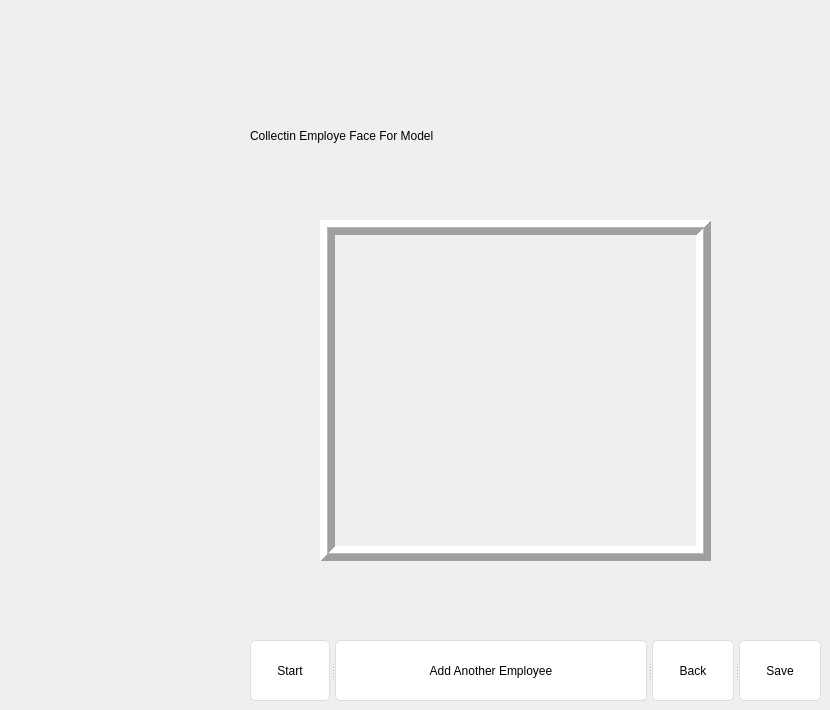
     <widget class="QWidget" name="CapturePage">
      <widget class="QLabel" name="label_25">
       <property name="geometry">
        <rect>
         <x>320</x>
         <y>220</y>
         <width>391</width>
         <height>341</height>
        </rect>
       </property>
       <property name="frameShape">
        <enum>QFrame::Box</enum>
       </property>
       <property name="frameShadow">
        <enum>QFrame::Raised</enum>
       </property>
       <property name="lineWidth">
        <number>7</number>
       </property>
       <property name="midLineWidth">
        <number>1</number>
       </property>
       <property name="text">
        <string/>
       </property>
      </widget>
      <widget class="QLabel" name="label_3">
       <property name="geometry">
        <rect>
         <x>250</x>
         <y>100</y>
         <width>521</width>
         <height>71</height>
        </rect>
       </property>
       <property name="text">
        <string>Collectin Employe Face For Model</string>
       </property>
      </widget>
      <widget class="QLabel" name="Error">
       <property name="geometry">
        <rect>
         <x>240</x>
         <y>470</y>
         <width>421</width>
         <height>20</height>
        </rect>
       </property>
       <property name="text">
        <string/>
       </property>
      </widget>
      <widget class="QSplitter" name="splitter_3">
       <property name="geometry">
        <rect>
         <x>250</x>
         <y>640</y>
         <width>571</width>
         <height>61</height>
        </rect>
       </property>
       <property name="frameShape">
        <enum>QFrame::NoFrame</enum>
       </property>
       <property name="orientation">
        <enum>Qt::Horizontal</enum>
       </property>
       <property name="handleWidth">
        <number>5</number>
       </property>
       <property name="childrenCollapsible">
        <bool>true</bool>
       </property>
       <widget class="QPushButton" name="Start_btn">
        <property name="styleSheet">
         <string notr="true">QPushButton{
	font: 25 16pt &quot;Bahnschrift Light&quot;;
	border-style: solid;
	border-top-color: qlineargradient(spread:pad, x1:0.5, y1:1, x2:0.5, y2:0, stop:0 rgb(215, 215, 215), stop:1 rgb(222, 222, 222));
	border-right-color: qlineargradient(spread:pad, x1:0, y1:0.5, x2:1, y2:0.5, stop:0 rgb(217, 217, 217), stop:1 rgb(227, 227, 227));
	border-left-color: qlineargradient(spread:pad, x1:0, y1:0.5, x2:1, y2:0.5, stop:0 rgb(227, 227, 227), stop:1 rgb(217, 217, 217));
	border-bottom-color: qlineargradient(spread:pad, x1:0.5, y1:1, x2:0.5, y2:0, stop:0 rgb(215, 215, 215), stop:1 rgb(222, 222, 222));
	border-width: 1px;
	border-radius: 5px;
	color: rgb(0,0,0);
	padding: 2px;
	background-color: rgb(255,255,255);
}
QPushButton:hover{
	border-style: solid;
	border-top-color: qlineargradient(spread:pad, x1:0.5, y1:1, x2:0.5, y2:0, stop:0 rgb(195, 195, 195), stop:1 rgb(222, 222, 222));
	border-right-color: qlineargradient(spread:pad, x1:0, y1:0.5, x2:1, y2:0.5, stop:0 rgb(197, 197, 197), stop:1 rgb(227, 227, 227));
	border-left-color: qlineargradient(spread:pad, x1:0, y1:0.5, x2:1, y2:0.5, stop:0 rgb(227, 227, 227), stop:1 rgb(197, 197, 197));
	border-bottom-color: qlineargradient(spread:pad, x1:0.5, y1:1, x2:0.5, y2:0, stop:0 rgb(195, 195, 195), stop:1 rgb(222, 222, 222));
	border-width: 1px;
	border-radius: 5px;
	color: rgb(0,0,0);
	padding: 2px;
	background-color: rgb(255,255,255);
}
QPushButton:pressed{
	border-style: solid;
	border-top-color: qlineargradient(spread:pad, x1:0.5, y1:1, x2:0.5, y2:0, stop:0 rgb(215, 215, 215), stop:1 rgb(222, 222, 222));
	border-right-color: qlineargradient(spread:pad, x1:0, y1:0.5, x2:1, y2:0.5, stop:0 rgb(217, 217, 217), stop:1 rgb(227, 227, 227));
	border-left-color: qlineargradient(spread:pad, x1:0, y1:0.5, x2:1, y2:0.5, stop:0 rgb(227, 227, 227), stop:1 rgb(217, 217, 217));
	border-bottom-color: qlineargradient(spread:pad, x1:0.5, y1:1, x2:0.5, y2:0, stop:0 rgb(215, 215, 215), stop:1 rgb(222, 222, 222));
	border-width: 1px;
	border-radius: 5px;
	color: rgb(0,0,0);
	padding: 2px;
	background-color: rgb(142,142,142);
}
QPushButton:disabled{
	border-style: solid;
	border-top-color: qlineargradient(spread:pad, x1:0.5, y1:1, x2:0.5, y2:0, stop:0 rgb(215, 215, 215), stop:1 rgb(222, 222, 222));
	border-right-color: qlineargradient(spread:pad, x1:0, y1:0.5, x2:1, y2:0.5, stop:0 rgb(217, 217, 217), stop:1 rgb(227, 227, 227));
	border-left-color: qlineargradient(spread:pad, x1:0, y1:0.5, x2:1, y2:0.5, stop:0 rgb(227, 227, 227), stop:1 rgb(217, 217, 217));
	border-bottom-color: qlineargradient(spread:pad, x1:0.5, y1:1, x2:0.5, y2:0, stop:0 rgb(215, 215, 215), stop:1 rgb(222, 222, 222));
	border-width: 1px;
	border-radius: 5px;
	color: #808086;
	padding: 2px;
	background-color: rgb(142,142,142);
}</string>
        </property>
        <property name="text">
         <string>Start</string>
        </property>
       </widget>
       <widget class="QPushButton" name="New_btn">
        <property name="styleSheet">
         <string notr="true">QPushButton{
	font: 25 16pt &quot;Bahnschrift Light&quot;;
	border-style: solid;
	border-top-color: qlineargradient(spread:pad, x1:0.5, y1:1, x2:0.5, y2:0, stop:0 rgb(215, 215, 215), stop:1 rgb(222, 222, 222));
	border-right-color: qlineargradient(spread:pad, x1:0, y1:0.5, x2:1, y2:0.5, stop:0 rgb(217, 217, 217), stop:1 rgb(227, 227, 227));
	border-left-color: qlineargradient(spread:pad, x1:0, y1:0.5, x2:1, y2:0.5, stop:0 rgb(227, 227, 227), stop:1 rgb(217, 217, 217));
	border-bottom-color: qlineargradient(spread:pad, x1:0.5, y1:1, x2:0.5, y2:0, stop:0 rgb(215, 215, 215), stop:1 rgb(222, 222, 222));
	border-width: 1px;
	border-radius: 5px;
	color: rgb(0,0,0);
	padding: 2px;
	background-color: rgb(255,255,255);
}
QPushButton:hover{
	border-style: solid;
	border-top-color: qlineargradient(spread:pad, x1:0.5, y1:1, x2:0.5, y2:0, stop:0 rgb(195, 195, 195), stop:1 rgb(222, 222, 222));
	border-right-color: qlineargradient(spread:pad, x1:0, y1:0.5, x2:1, y2:0.5, stop:0 rgb(197, 197, 197), stop:1 rgb(227, 227, 227));
	border-left-color: qlineargradient(spread:pad, x1:0, y1:0.5, x2:1, y2:0.5, stop:0 rgb(227, 227, 227), stop:1 rgb(197, 197, 197));
	border-bottom-color: qlineargradient(spread:pad, x1:0.5, y1:1, x2:0.5, y2:0, stop:0 rgb(195, 195, 195), stop:1 rgb(222, 222, 222));
	border-width: 1px;
	border-radius: 5px;
	color: rgb(0,0,0);
	padding: 2px;
	background-color: rgb(255,255,255);
}
QPushButton:pressed{
	border-style: solid;
	border-top-color: qlineargradient(spread:pad, x1:0.5, y1:1, x2:0.5, y2:0, stop:0 rgb(215, 215, 215), stop:1 rgb(222, 222, 222));
	border-right-color: qlineargradient(spread:pad, x1:0, y1:0.5, x2:1, y2:0.5, stop:0 rgb(217, 217, 217), stop:1 rgb(227, 227, 227));
	border-left-color: qlineargradient(spread:pad, x1:0, y1:0.5, x2:1, y2:0.5, stop:0 rgb(227, 227, 227), stop:1 rgb(217, 217, 217));
	border-bottom-color: qlineargradient(spread:pad, x1:0.5, y1:1, x2:0.5, y2:0, stop:0 rgb(215, 215, 215), stop:1 rgb(222, 222, 222));
	border-width: 1px;
	border-radius: 5px;
	color: rgb(0,0,0);
	padding: 2px;
	background-color: rgb(142,142,142);
}
QPushButton:disabled{
	border-style: solid;
	border-top-color: qlineargradient(spread:pad, x1:0.5, y1:1, x2:0.5, y2:0, stop:0 rgb(215, 215, 215), stop:1 rgb(222, 222, 222));
	border-right-color: qlineargradient(spread:pad, x1:0, y1:0.5, x2:1, y2:0.5, stop:0 rgb(217, 217, 217), stop:1 rgb(227, 227, 227));
	border-left-color: qlineargradient(spread:pad, x1:0, y1:0.5, x2:1, y2:0.5, stop:0 rgb(227, 227, 227), stop:1 rgb(217, 217, 217));
	border-bottom-color: qlineargradient(spread:pad, x1:0.5, y1:1, x2:0.5, y2:0, stop:0 rgb(215, 215, 215), stop:1 rgb(222, 222, 222));
	border-width: 1px;
	border-radius: 5px;
	color: #808086;
	padding: 2px;
	background-color: rgb(142,142,142);
}</string>
        </property>
        <property name="text">
         <string>Add Another Employee</string>
        </property>
       </widget>
       <widget class="QPushButton" name="Back">
        <property name="styleSheet">
         <string notr="true">QPushButton{
	font: 25 16pt &quot;Bahnschrift Light&quot;;
	border-style: solid;
	border-top-color: qlineargradient(spread:pad, x1:0.5, y1:1, x2:0.5, y2:0, stop:0 rgb(215, 215, 215), stop:1 rgb(222, 222, 222));
	border-right-color: qlineargradient(spread:pad, x1:0, y1:0.5, x2:1, y2:0.5, stop:0 rgb(217, 217, 217), stop:1 rgb(227, 227, 227));
	border-left-color: qlineargradient(spread:pad, x1:0, y1:0.5, x2:1, y2:0.5, stop:0 rgb(227, 227, 227), stop:1 rgb(217, 217, 217));
	border-bottom-color: qlineargradient(spread:pad, x1:0.5, y1:1, x2:0.5, y2:0, stop:0 rgb(215, 215, 215), stop:1 rgb(222, 222, 222));
	border-width: 1px;
	border-radius: 5px;
	color: rgb(0,0,0);
	padding: 2px;
	background-color: rgb(255,255,255);
}
QPushButton:hover{
	border-style: solid;
	border-top-color: qlineargradient(spread:pad, x1:0.5, y1:1, x2:0.5, y2:0, stop:0 rgb(195, 195, 195), stop:1 rgb(222, 222, 222));
	border-right-color: qlineargradient(spread:pad, x1:0, y1:0.5, x2:1, y2:0.5, stop:0 rgb(197, 197, 197), stop:1 rgb(227, 227, 227));
	border-left-color: qlineargradient(spread:pad, x1:0, y1:0.5, x2:1, y2:0.5, stop:0 rgb(227, 227, 227), stop:1 rgb(197, 197, 197));
	border-bottom-color: qlineargradient(spread:pad, x1:0.5, y1:1, x2:0.5, y2:0, stop:0 rgb(195, 195, 195), stop:1 rgb(222, 222, 222));
	border-width: 1px;
	border-radius: 5px;
	color: rgb(0,0,0);
	padding: 2px;
	background-color: rgb(255,255,255);
}
QPushButton:pressed{
	border-style: solid;
	border-top-color: qlineargradient(spread:pad, x1:0.5, y1:1, x2:0.5, y2:0, stop:0 rgb(215, 215, 215), stop:1 rgb(222, 222, 222));
	border-right-color: qlineargradient(spread:pad, x1:0, y1:0.5, x2:1, y2:0.5, stop:0 rgb(217, 217, 217), stop:1 rgb(227, 227, 227));
	border-left-color: qlineargradient(spread:pad, x1:0, y1:0.5, x2:1, y2:0.5, stop:0 rgb(227, 227, 227), stop:1 rgb(217, 217, 217));
	border-bottom-color: qlineargradient(spread:pad, x1:0.5, y1:1, x2:0.5, y2:0, stop:0 rgb(215, 215, 215), stop:1 rgb(222, 222, 222));
	border-width: 1px;
	border-radius: 5px;
	color: rgb(0,0,0);
	padding: 2px;
	background-color: rgb(142,142,142);
}
QPushButton:disabled{
	border-style: solid;
	border-top-color: qlineargradient(spread:pad, x1:0.5, y1:1, x2:0.5, y2:0, stop:0 rgb(215, 215, 215), stop:1 rgb(222, 222, 222));
	border-right-color: qlineargradient(spread:pad, x1:0, y1:0.5, x2:1, y2:0.5, stop:0 rgb(217, 217, 217), stop:1 rgb(227, 227, 227));
	border-left-color: qlineargradient(spread:pad, x1:0, y1:0.5, x2:1, y2:0.5, stop:0 rgb(227, 227, 227), stop:1 rgb(217, 217, 217));
	border-bottom-color: qlineargradient(spread:pad, x1:0.5, y1:1, x2:0.5, y2:0, stop:0 rgb(215, 215, 215), stop:1 rgb(222, 222, 222));
	border-width: 1px;
	border-radius: 5px;
	color: #808086;
	padding: 2px;
	background-color: rgb(142,142,142);
}</string>
        </property>
        <property name="text">
         <string>Back</string>
        </property>
       </widget>
       <widget class="QPushButton" name="save_btn">
        <property name="focusPolicy">
         <enum>Qt::TabFocus</enum>
        </property>
        <property name="styleSheet">
         <string notr="true">QPushButton{
	font: 25 16pt &quot;Bahnschrift Light&quot;;
	border-style: solid;
	border-top-color: qlineargradient(spread:pad, x1:0.5, y1:1, x2:0.5, y2:0, stop:0 rgb(215, 215, 215), stop:1 rgb(222, 222, 222));
	border-right-color: qlineargradient(spread:pad, x1:0, y1:0.5, x2:1, y2:0.5, stop:0 rgb(217, 217, 217), stop:1 rgb(227, 227, 227));
	border-left-color: qlineargradient(spread:pad, x1:0, y1:0.5, x2:1, y2:0.5, stop:0 rgb(227, 227, 227), stop:1 rgb(217, 217, 217));
	border-bottom-color: qlineargradient(spread:pad, x1:0.5, y1:1, x2:0.5, y2:0, stop:0 rgb(215, 215, 215), stop:1 rgb(222, 222, 222));
	border-width: 1px;
	border-radius: 5px;
	color: rgb(0,0,0);
	padding: 2px;
	background-color: rgb(255,255,255);
}
QPushButton:hover{
	border-style: solid;
	border-top-color: qlineargradient(spread:pad, x1:0.5, y1:1, x2:0.5, y2:0, stop:0 rgb(195, 195, 195), stop:1 rgb(222, 222, 222));
	border-right-color: qlineargradient(spread:pad, x1:0, y1:0.5, x2:1, y2:0.5, stop:0 rgb(197, 197, 197), stop:1 rgb(227, 227, 227));
	border-left-color: qlineargradient(spread:pad, x1:0, y1:0.5, x2:1, y2:0.5, stop:0 rgb(227, 227, 227), stop:1 rgb(197, 197, 197));
	border-bottom-color: qlineargradient(spread:pad, x1:0.5, y1:1, x2:0.5, y2:0, stop:0 rgb(195, 195, 195), stop:1 rgb(222, 222, 222));
	border-width: 1px;
	border-radius: 5px;
	color: rgb(0,0,0);
	padding: 2px;
	background-color: rgb(255,255,255);
}
QPushButton:pressed{
	border-style: solid;
	border-top-color: qlineargradient(spread:pad, x1:0.5, y1:1, x2:0.5, y2:0, stop:0 rgb(215, 215, 215), stop:1 rgb(222, 222, 222));
	border-right-color: qlineargradient(spread:pad, x1:0, y1:0.5, x2:1, y2:0.5, stop:0 rgb(217, 217, 217), stop:1 rgb(227, 227, 227));
	border-left-color: qlineargradient(spread:pad, x1:0, y1:0.5, x2:1, y2:0.5, stop:0 rgb(227, 227, 227), stop:1 rgb(217, 217, 217));
	border-bottom-color: qlineargradient(spread:pad, x1:0.5, y1:1, x2:0.5, y2:0, stop:0 rgb(215, 215, 215), stop:1 rgb(222, 222, 222));
	border-width: 1px;
	border-radius: 5px;
	color: rgb(0,0,0);
	padding: 2px;
	background-color: rgb(142,142,142);
}
QPushButton:disabled{
	border-style: solid;
	border-top-color: qlineargradient(spread:pad, x1:0.5, y1:1, x2:0.5, y2:0, stop:0 rgb(215, 215, 215), stop:1 rgb(222, 222, 222));
	border-right-color: qlineargradient(spread:pad, x1:0, y1:0.5, x2:1, y2:0.5, stop:0 rgb(217, 217, 217), stop:1 rgb(227, 227, 227));
	border-left-color: qlineargradient(spread:pad, x1:0, y1:0.5, x2:1, y2:0.5, stop:0 rgb(227, 227, 227), stop:1 rgb(217, 217, 217));
	border-bottom-color: qlineargradient(spread:pad, x1:0.5, y1:1, x2:0.5, y2:0, stop:0 rgb(215, 215, 215), stop:1 rgb(222, 222, 222));
	border-width: 1px;
	border-radius: 5px;
	color: #808086;
	padding: 2px;
	background-color: rgb(142,142,142);
}</string>
        </property>
        <property name="text">
         <string>Save</string>
        </property>
       </widget>
      </widget>
     </widget>
